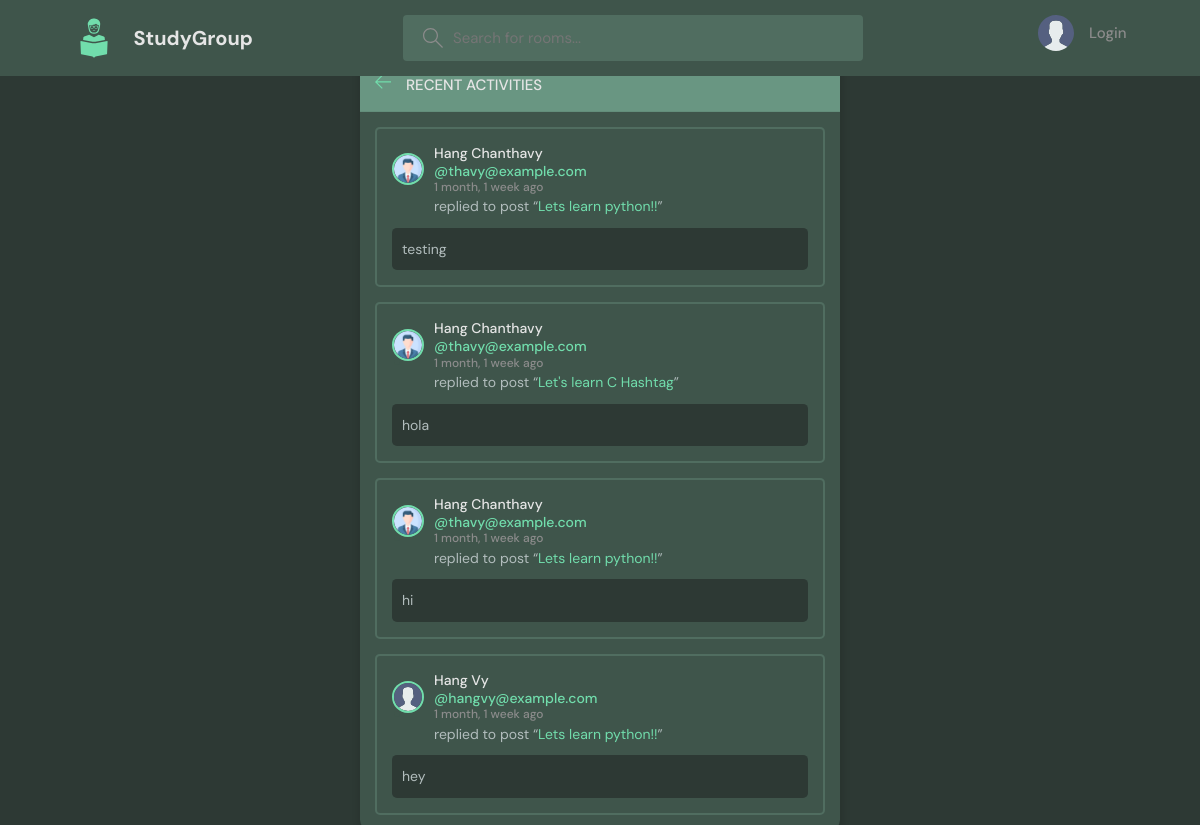
The page /activity/ on the database as committed earlier.
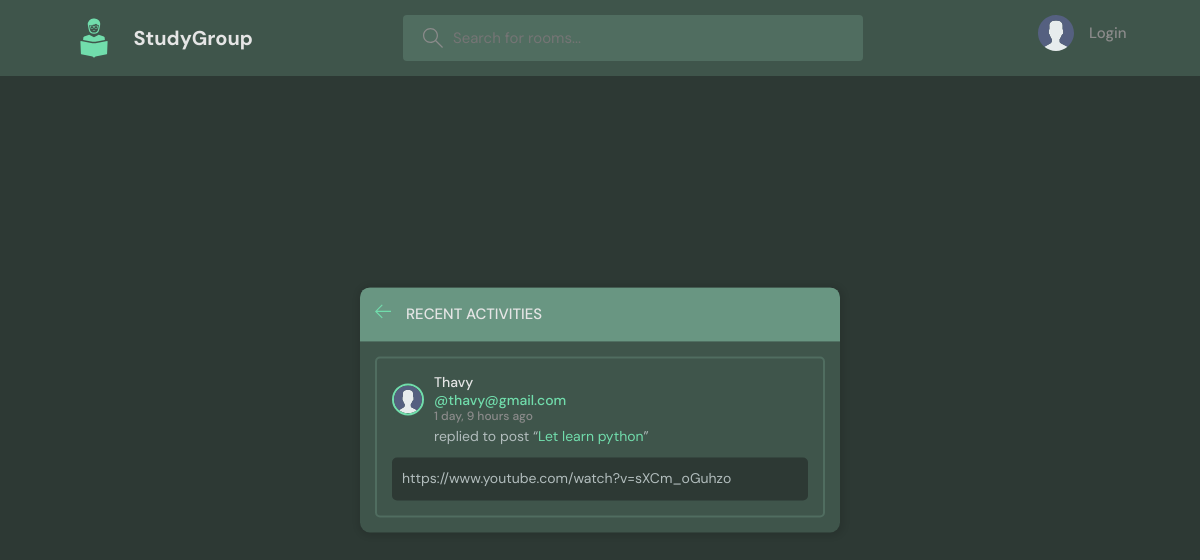
The same page on the database as committed later.
### base/models.py (models this page shows, shortened)
class Message(models.Model):
    user = models.ForeignKey(User, on_delete=models.SET_NULL, null=True)
    room = models.ForeignKey(Room, on_delete=models.CASCADE)
    body = models.TextField()
    updated = models.DateTimeField(auto_now=True)
    created = models.DateTimeField(auto_now_add=True)
    class Meta:
        ordering = ['-updated', '-created']

class User(AbstractUser):
    name = models.CharField(max_length=200, null=True)
    email = models.EmailField(unique=True, null=True)
    bio = models.TextField(null=True)
    avatar = models.ImageField(null=True, default="avatar.svg")
    USERNAME_FIELD = 'email'
    REQUIRED_FIELDS = []

class Room(models.Model):
    host = models.ForeignKey(User, on_delete=models.SET_NULL, null=True)
    topic = models.ForeignKey(Topic, on_delete=models.SET_NULL, null=True)
    name = models.CharField(max_length=200)
    description = models.TextField(null=True, blank=True)
    participants = models.ManyToManyField(User, related_name='participants', blank=True)
    updated = models.DateTimeField(auto_now=True)
    created = models.DateTimeField(auto_now_add=True)
    def __str__(self):
        return self.name
    class Meta:
        ordering = ['-updated', '-created']

### base/views.py (the view)
# urls.py: path('activity/', views.activity_page, name="activity"),
def activity_page(request):
    room_messages = Message.objects.all()
    return render(request, 'base/activity.html', {'room_messages': room_messages})

### base/templates/base/activity.html (shortened to what this page needs)
{% extends 'main.html' %}
{% block content %}
<main class="layout">
  <div class="container">
    <div class="layout__box">
      <div class="layout__boxHeader">
        <div class="layout__boxTitle">
          <a href="{% url 'home' %}">
            <svg version="1.1" xmlns="http://www.w3.org/2000/svg" width="32" height="32" viewBox="0 0 32 32">
              <title>arrow-left</title>
              <path
                d="M13.723 2.286l-13.723 13.714 13.719 13.714 1.616-1.611-10.96-10.96h27.625v-2.286h-27.625l10.965-10.965-1.616-1.607z"
              ></path>
            </svg>
          </a>
          <h3>Recent Activities</h3>
        </div>
      </div>
      {% for msg in room_messages %}
    <div class="activities__box">
      <div class="activities__boxHeader roomListRoom__header">
        <a href="{% url 'user-profile' msg.user.id %}" class="roomListRoom__author">
          <div class="avatar avatar--small">
            <img src="{{msg.user.avatar.url}}" />
          </div>
          <p>
            <span class="user__name">{{msg.user.name}}</span>
            @{{msg.user}}
            <span>{{msg.created|timesince}} ago</span>
          </p>
        </a>
      </div>
      <div class="activities__boxContent">
        <p>
          replied to post “<a href="{% url 'room' msg.room.id %}">{{msg.room}}</a
          >”
        </p>
        <div class="activities__boxRoomContent">
          {{msg.body}}
        </div>
      </div>
    </div>
    {% endfor %}
    </div>
  </div>
</main>
{% endblock content %}

### templates/main.html (shortened to what this page needs)
<!DOCTYPE html>
{% load static %}
<html lang="en">
  <head>
    <link rel="stylesheet" href="{% static 'styles/style.css' %}" />
  </head>
  <body>
    {% include 'navbar.html' %}
    {% block content %}
    {% endblock %}
  </body>
</html>

### templates/navbar.html (shortened to what this page needs)
{% load static %}
<div class="navbar__space">
</div>
  <header class="header header--loggedIn">
    <div class="container">
      <a href="{% url 'home' %}" class="header__logo">
        <img src="{% static 'images/logo.svg' %}" />
        <h1>StudyGroup</h1>
      </a>
      {% if not '/login/' in request.path and not '/register/' in request.path %}
      <form class="header__search" method="GET" action="{% url 'home' %}">
        <label>
          <input name="q" placeholder="Search for rooms..." />
        </label>
      </form>
      {% endif %}
      <nav class="header__menu">
        {% if request.user.is_authenticated %}
        <div class="header__user">
          <a href="{% url 'user-profile' request.user.id %}">
            <div class="avatar avatar--medium">
              <img src="{{request.user.avatar.url}}" />
            </div>
            <p>{{request.user.name}} <span>@{{request.user.username}}</span></p>
          </a>
          <button class="dropdown-button">
            <svg
              version="1.1"
              xmlns="http://www.w3.org/2000/svg"
              width="32"
              height="32"
              viewBox="0 0 32 32"
            >
              <title>chevron-down</title>
              <path d="M16 21l-13-13h-3l16 16 16-16h-3l-13 13z"></path>
            </svg>
          </button>
        </div>
        {% else %}
        <a href="{% url 'login' %}">
            <img src="{% static 'images/avatar.svg' %}" />
            <p>Login</p>
          </a>
          {% endif %}
      </nav>
    </div>
  </header>

### static/styles/style.css (style rules this page uses)
:root { --color-main: #71ddac; --color-main-light: #e0fbef; --color-dark: #3f554b; --color-dark-medium: #506d60; --color-dark-light: #699682; --color-light: #e5e5e5; --color-gray: #8b8b8b; --color-light-gray: #b2bdbd; --color-bg: #2d3934; --color-success: #5dd693; --color-error: #ff7155; }
* { font-family: "DM Sans", -apple-system, BlinkMacSystemFont, "Segoe UI", Roboto, Oxygen, Ubuntu, Cantarell, "Open Sans", "Helvetica Neue", sans-serif; margin: 0; padding: 0; box-sizing: border-box; text-rendering: optimizeLegibility; font-size: inherit; }
html { font-size: 56.25%; }
@media only screen and (min-width: 1200px) { html { font-size: 62.5%; } }
body { line-height: 1.6; font-weight: 400; font-size: 1.5rem; color: var(--color-light-gray); background-color: var(--color-bg); min-height: 100vh; }
img { width: 100%; }
a { display: inline-block; color: var(--color-main); text-decoration: none; }
.container { max-width: 120rem; width: 90%; margin: auto; }
.avatar { position: relative; display: inline-block; border-radius: 50%; border: 2px solid var(--color-main); }
.avatar img { display: block; border-radius: 50%; object-fit: cover; object-position: center; }
.avatar::after { content: ""; display: block; position: absolute; background-color: var(--color-gray); z-index: 111; border-radius: 50%; border: 0.3rem solid var(--color-dark); }
.avatar.avatar--small img { width: 2.8rem; height: 2.8rem; }
.header { padding: 1.5rem; max-height: 8rem; background-color: var(--color-dark); position: fixed; top: 0; left: 0; width: 100%; z-index: 9999; }
.navbar__space { margin: 0; padding: 3.5rem; max-width: 8rem; }
.header > .container { display: flex; gap: 15rem; }
.header__logo, .header__user { display: flex; gap: 2rem; align-items: center; }
.header__logo > img { height: 4rem; width: 4rem; }
.header__logo > h1 { font-weight: 700; font-size: 2rem; color: var(--color-light); }
.header__search > label { background-color: var(--color-dark-medium); padding: 1.3rem 1rem; display: flex; align-items: center; gap: 1rem; border-radius: 4px; }
.header__search svg { fill: var(--color-gray); width: 2rem; height: 2rem; margin-left: 1rem; }
.header__search input { width: 40rem; background: transparent; border: none; outline: none; color: var(--color-light); }
.header__menu { margin-left: auto; position: relative; }
.header__menu a { display: flex; gap: 1.5rem; align-items: center; font-weight: 500; text-decoration: none; color: var(--color-gray); }
.header__menu img { height: 3.6rem; }
.header__menu p { line-height: 1.2; }
.layout { margin-top: 2.4rem; }
.layout > .container { display: flex; justify-content: space-between; align-items: flex-start; }
.layout__box { width: 90%; max-width: 48rem; min-height: 20rem; position: absolute; top: 50%; left: 50%; transform: translate(-50%, -46%); background-color: var(--color-dark); border-radius: 1rem; box-shadow: 1px 1px 6px 3px rgba(0, 0, 0, 0.1); overflow: hidden; }
.layout__boxHeader { display: flex; padding: 1.5rem; background-color: var(--color-dark-light); }
.layout__boxTitle { display: flex; gap: 1.5rem; align-items: center; }
.layout__boxTitle h3 { text-transform: uppercase; font-weight: 500; color: var(--color-light); }
.layout__boxTitle svg { width: 1.6rem; height: 1.6rem; fill: var(--color-main); }
.roomListRoom__header { display: flex; justify-content: space-between; align-items: center; }
.roomListRoom__author { font-weight: 500; display: flex; align-items: center; gap: 1rem; }
.activities__box { margin: 1.5rem; padding: 1.5rem; border: 2px solid var(--color-dark-medium); border-radius: 5px; }
.activities__boxHeader p { font-size: 1.4rem; line-height: 1.3; }
.activities__boxHeader p span { color: var(--color-gray); font-size: 1.2rem; display: block; }
.activities__boxHeader p span.user__name { color: var(--color-light); font-size: 1.4rem; }
.activities__boxContent { margin-left: 4.2rem; }
.activities__boxContent { font-size: 1.4rem; }
.activities__boxRoomContent { background: var(--color-bg); padding: 1rem; border-radius: 5px; margin-top: 1rem; margin-left: -4.2rem; }

Rows that differ between the two databases and show on the page:
removed Message: user.avatar (placeholder picture), user.name "Hang Chanthavy", user "thavy@example.com", created "1 month, 1 week", room "Lets learn python!!", body "testing"
removed Message: user.avatar (placeholder picture), user.name "Hang Chanthavy", user "thavy@example.com", created "1 month, 1 week", room "Let's learn C Hashtag", body "hola"
removed Message: user.avatar (placeholder picture), user.name "Hang Chanthavy", user "thavy@example.com", created "1 month, 1 week", room "Lets learn python!!", body "hi"
removed Message: user.avatar (placeholder picture), user.name "Hang Vy", user "hangvy@example.com", created "1 month, 1 week", room "Lets learn python!!", body "hey"
added Message: user.avatar (placeholder picture), user.name "Thavy", user "thavy@gmail.com", created "1 day, 9 hours", room "Let learn python", body "https://www.youtube.com/watch?v=sXCm_oGuhzo"
